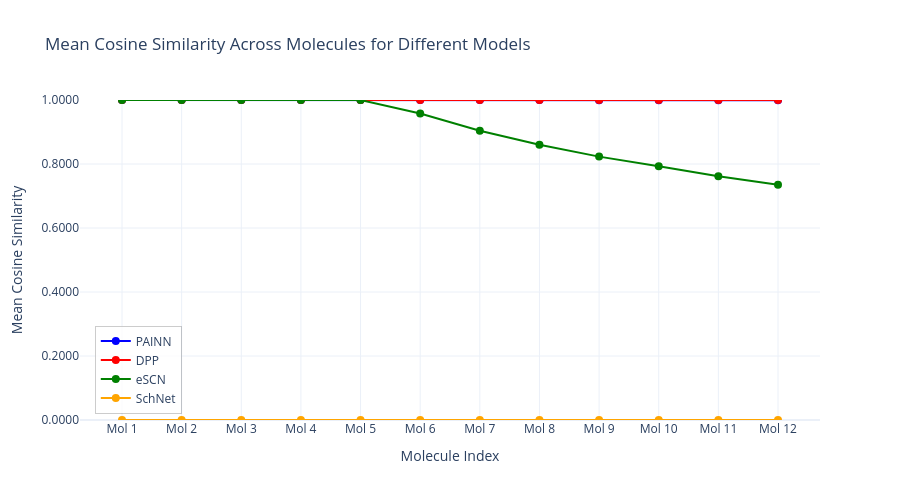

Notebook code cell kept with this figure:
### Code cell
# Create Cosine Similarity plot
fig_cos = go.Figure()

# Add traces for each model (now including models with 0 cosine similarity)
for model in df['Model'].unique():
    model_data = df[df['Model'] == model]
    
    # Now we include all data since NaN values have been replaced with 0
    fig_cos.add_trace(go.Scatter(
        x=model_data['Molecule'],  # Use molecule symbols instead of indices
        y=model_data['Cosine_Similarity'],
        mode='markers+lines',
        name=model,
        line=dict(color=model_colors[model]),
        marker=dict(size=8, color=model_colors[model])
    ))

# Update layout for Cosine Similarity plot
fig_cos.update_layout(
    title="Mean Cosine Similarity Across Molecules for Different Models",
    xaxis_title="Molecule",
    yaxis_title="Mean Cosine Similarity",
    template="plotly_white",
    font=dict(size=12),
    legend=dict(
        x=0.02,
        y=0.02,
        xanchor='left',
        yanchor='bottom',
        bgcolor='rgba(255, 255, 255, 0.8)',
        bordercolor='rgba(0, 0, 0, 0.2)',
        borderwidth=1
    ),
    width=900,
    height=500
)

# Rotate x-axis labels for better readability
fig_cos.update_xaxes(tickangle=45)

# Set y-axis range to focus on the data range (now starting from 0)
y_min = 0
y_max = 1.0001
fig_cos.update_yaxes(range=[y_min, y_max], tickformat=".4f")

fig_cos.show()

### Figure 1 — Plotly figure (JSON) as saved in the notebook; plotly's stock layout.template omitted (floating-point values rounded to 4 significant figures)
{"data": [{"line": {"color": "blue"}, "marker": {"color": "blue", "size": 8}, "mode": "markers+lines", "name": "PAINN", "type": "scatter", "x": [1, 2, 3, 4, 5, 6, 7, 8, 9, 10, 11, 12], "y": [1.0, 1.0, 1.0, 1.0, 1.0, 0.9999, 0.9998, 0.9997, 0.9997, 0.9996, 0.9995, 0.9995]}, {"line": {"color": "red"}, "marker": {"color": "red", "size": 8}, "mode": "markers+lines", "name": "DPP", "type": "scatter", "x": [1, 2, 3, 4, 5, 6, 7, 8, 9, 10, 11, 12], "y": [1.0, 1.0, 1.0, 1.0, 1.0, 1.0, 1.0, 1.0, 1.0, 0.9999, 0.9999, 0.9999]}, {"line": {"color": "green"}, "marker": {"color": "green", "size": 8}, "mode": "markers+lines", "name": "eSCN", "type": "scatter", "x": [1, 2, 3, 4, 5, 6, 7, 8, 9, 10, 11, 12], "y": [1.0, 1.0, 1.0, 1.0, 1.0, 0.9577, 0.904, 0.8603, 0.8231, 0.7929, 0.7621, 0.7352]}, {"line": {"color": "orange"}, "marker": {"color": "orange", "size": 8}, "mode": "markers+lines", "name": "SchNet", "type": "scatter", "x": [1, 2, 3, 4, 5, 6, 7, 8, 9, 10, 11, 12], "y": [0.0, 0.0, 0.0, 0.0, 0.0, 0.0, 0.0, 0.0, 0.0, 0.0, 0.0, 0.0]}], "layout": {"font": {"size": 12}, "height": 500, "legend": {"bgcolor": "rgba(255, 255, 255, 0.8)", "bordercolor": "rgba(0, 0, 0, 0.2)", "borderwidth": 1, "x": 0.02, "xanchor": "left", "y": 0.02, "yanchor": "bottom"}, "title": {"text": "Mean Cosine Similarity Across Molecules for Different Models"}, "width": 900, "xaxis": {"tickmode": "array", "ticktext": ["Mol 1", "Mol 2", "Mol 3", "Mol 4", "Mol 5", "Mol 6", "Mol 7", "Mol 8", "Mol 9", "Mol 10", "Mol 11", "Mol 12"], "tickvals": [1, 2, 3, 4, 5, 6, 7, 8, 9, 10, 11, 12], "title": {"text": "Molecule Index"}}, "yaxis": {"range": [0, 1.0], "tickformat": ".4f", "title": {"text": "Mean Cosine Similarity"}}}}
